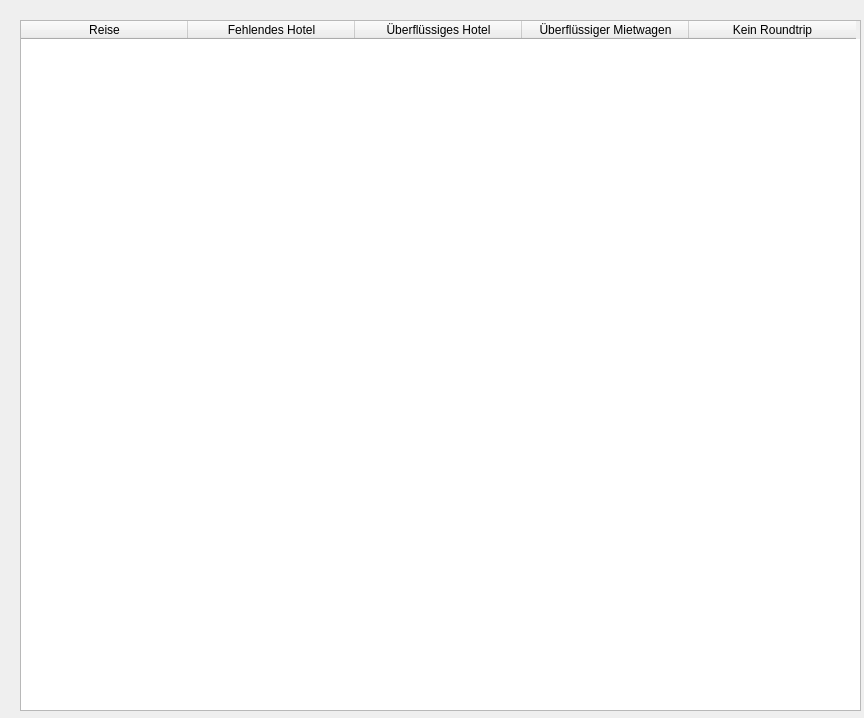
<?xml version="1.0" encoding="UTF-8"?>
<ui version="4.0">
 <class>TestResult</class>
 <widget class="QDialog" name="TestResult">
  <property name="geometry">
   <rect>
    <x>0</x>
    <y>0</y>
    <width>864</width>
    <height>718</height>
   </rect>
  </property>
  <property name="windowTitle">
   <string>Dialog</string>
  </property>
  <widget class="QTableWidget" name="examResultTable">
   <property name="geometry">
    <rect>
     <x>20</x>
     <y>20</y>
     <width>841</width>
     <height>691</height>
    </rect>
   </property>
   <attribute name="horizontalHeaderCascadingSectionResizes">
    <bool>false</bool>
   </attribute>
   <attribute name="horizontalHeaderMinimumSectionSize">
    <number>80</number>
   </attribute>
   <attribute name="horizontalHeaderDefaultSectionSize">
    <number>167</number>
   </attribute>
   <attribute name="horizontalHeaderShowSortIndicator" stdset="0">
    <bool>true</bool>
   </attribute>
   <attribute name="horizontalHeaderStretchLastSection">
    <bool>false</bool>
   </attribute>
   <column>
    <property name="text">
     <string>Reise</string>
    </property>
   </column>
   <column>
    <property name="text">
     <string>Fehlendes Hotel</string>
    </property>
   </column>
   <column>
    <property name="text">
     <string>Überflüssiges Hotel</string>
    </property>
   </column>
   <column>
    <property name="text">
     <string>Überflüssiger Mietwagen</string>
    </property>
   </column>
   <column>
    <property name="text">
     <string>Kein Roundtrip</string>
    </property>
   </column>
  </widget>
 </widget>
 <resources/>
 <connections/>
</ui>
